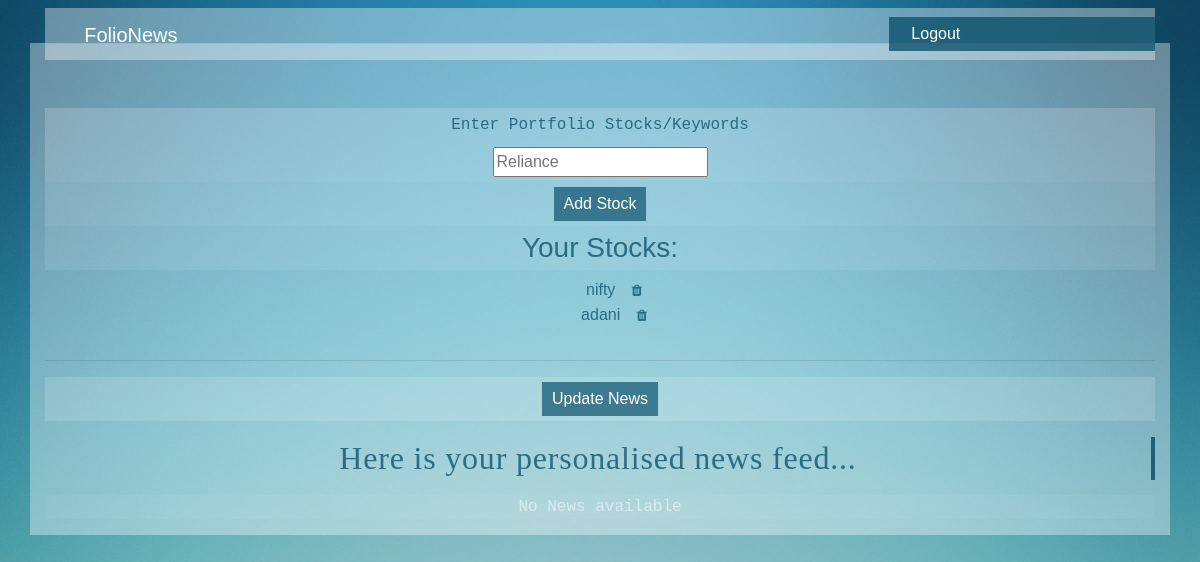
/main/ (signed in), run on an earlier commit of the app's database.
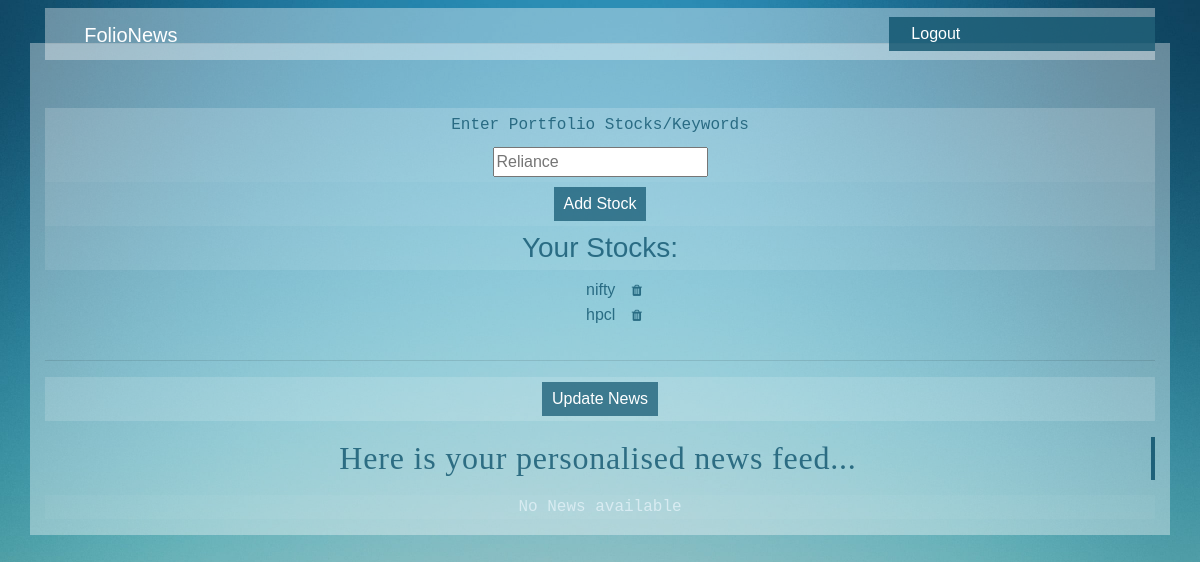
And on a later commit of the database.
### main/models.py (models this page shows, shortened)
class Stock(models.Model):
    name = models.CharField(max_length=200)
    user_name = models.ForeignKey(User, on_delete=models.CASCADE)

### main/views.py (the view)
# urls.py: path('',include("main.urls")),
@login_required
def main(request):
    User = get_user_model()
    logged_in_user = request.user
    stock_list = User.objects.filter(pk=logged_in_user.pk).values_list('stock__name', flat=True)
    template = loader.get_template("main/main.html")
    context = {
        "stock_list": stock_list,
    }
    return HttpResponse(template.render(context, request))

### main/templates/main/main.html (shortened to what this page needs)
{% load static %}
{% load crispy_forms_tags %}
<html>
    <head>
    <link rel="stylesheet" href="https://cdn.jsdelivr.net/npm/bootstrap@4.0.0/dist/css/bootstrap.min.css">
        <link rel="stylesheet" type="text/css" href="{% static 'main/main.css' %}">
        <link rel="stylesheet" href="https://cdnjs.cloudflare.com/ajax/libs/font-awesome/4.7.0/css/font-awesome.min.css">
        </head>
    <body>
    <header class="site-header">
        <nav class="navbar navbar-expand-md navbar-dark bg-steel fixed-top">
          <div class="container">
            <div class="navbar-brand mr-4">FolioNews</div>
            <div class="collapse navbar-collapse" id="navbarToggle">
              <div class="navbar-nav">
                 {% if user.is_authenticated %}
                <a class="nav-item nav-link" href="{% url 'logout'%}"style="color:white">Logout</a>
                {% else %}
                <a class="nav-item nav-link" href="{% url 'login'%}"style="color:white">Login</a>
                <a class="nav-item nav-link" href="{% url 'register'%}"style="color:white">Register</a>
                {% endif %}
              </div>
            </div>
          </div>
        </nav>
      </header>
        <div class='container' id='second'>
        <hr>
        <form action="{% url 'saveStock' %}" method="POST" id="saveStockForm">
          <br>
          <br>
            <label for="sname" class="sname" style="font-family:monospace;">Enter Portfolio Stocks/Keywords</label>
            <div class="sname">
            <input type="text" id="sname" placeholder="Reliance" name="stock_name">
            </div>
            <div class="submitdiv">
            <input type="submit" class="submitbutton" value="Add Stock" id="submit_button">
            </div>
        </form>
        <h3>Your Stocks:</h3>
        <table class="table1">
          {% if stock_list%}
          <ul style="list-style: none;">
            {% for stock in stock_list %}
          <li >{{ stock }}
            <form action="{% url 'delete' stock %}" method="POST" style="display: inline;" class="deleteStockForm">
            <button type="submit" class="btn btn-link">
              <i class="fa fa-trash"></i>
          </button>
          </form>
          </li>
          {% endfor %}
          </ul>
          {%else%}
          <p style="font-family:monospace; color:rgba(240, 248, 255, 0.618)">No Stocks available</p>
          {%endif%}
            </table>
        <hr class="hr1">
        <form action="{% url 'update' %}" method="POST" id="updateForm">
            <div class="submitdiv">
            <input type="submit" value="Update News" class="submitbutton">
            </div>
        </form>
        <h2 class="subhead" style="font-family:serif;">Here is your personalised news feed...</h2>
        <table class="newsClass">
          {% if news_list%}
          <ul style="list-style: none;" class="newsList">
            {% for item in news_list%}
            <li><a href="{{item.0}}" id="news">{{item.1}}</a></li>
            {%endfor%}
          </ul>
          {%else%}
          <p style="font-family:monospace;color:rgba(240, 248, 255, 0.618)">No News available</p>
          {%endif%}
            </table>
        </div>
        </body>
    </html>

What changed in the data, as far as the page shows it:
removed Stock: name "adani"
added Stock: name "hpcl"
